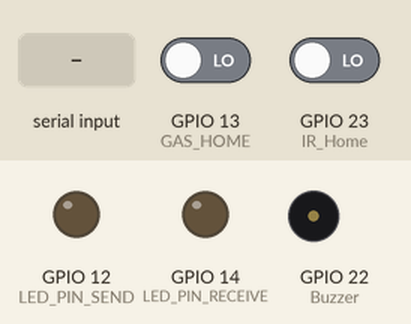
Bench run of a sketch on a simulated ESP32. Shown: output pins drawn as LEDs (lit = HIGH), buzzer (waves = sounding, pin HIGH). Dashed ring = blinking. Inputs (shaded band) come from the test bench; at power-on: GPIO 23 (IR_Home) LOW, GPIO 13 (GAS_HOME) LOW. WiFi joins after 1.5 s; servers stay silent unless stated; uploads are accepted with an empty reply; what the sketch prints to the serial monitor is not drawn.

Above: at 3.5 s.
3.6 s: GPIO 23 (IR_Home) driven HIGH
At 7.8 s:
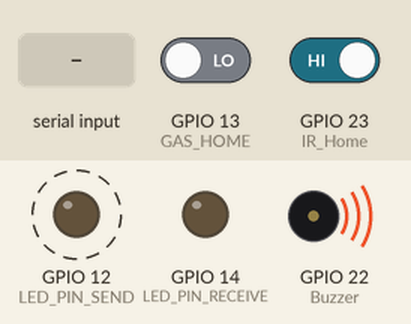
8.9 s: "1" received over the second serial link
At 12.2 s:
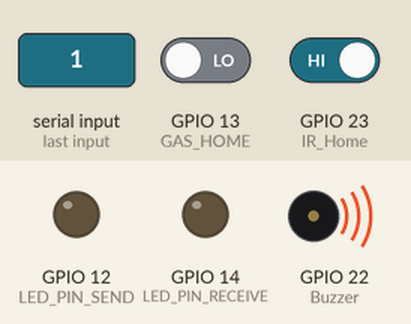
12.4 s: "Tik" received over the second serial link
16.5 s: GPIO 13 (GAS_HOME) driven HIGH
At 19.06 s:
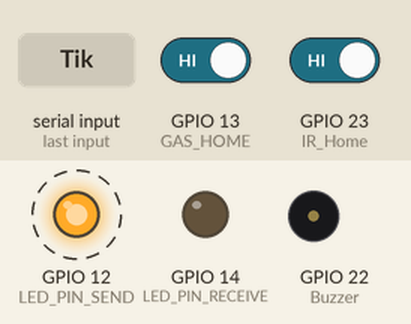
20.6 s: "0" received over the second serial link
At 21.65 s:
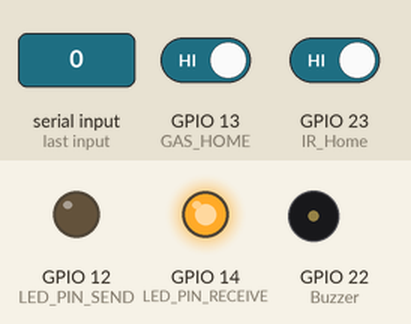
24.1 s: GPIO 13 (GAS_HOME) driven LOW
At 26.9 s:
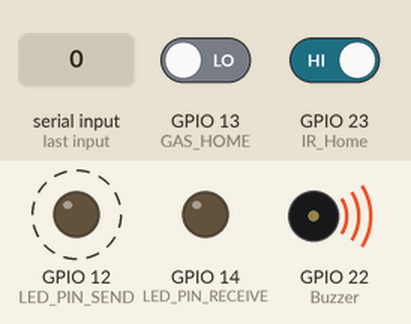
Timing chart, 0 to 30.4 s (numbered marks = the images above; inputs shaded):
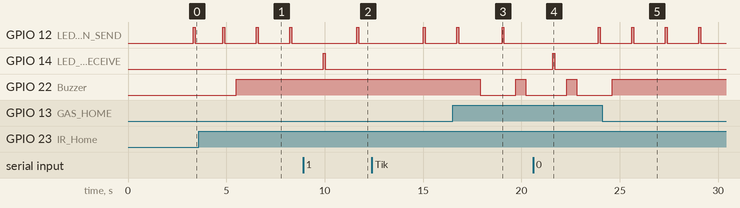

The sketch:

sketch_may25b.ino
```cpp
#include <Arduino.h>
#include <ArduinoJson.h>
#include <TridentTD_LineNotify.h>

#include <WiFi.h>
#include <HTTPClient.h>
#include <WiFiClient.h>
#include <BlynkSimpleEsp32.h>

const char* ssid = "TIKXD";
const char* password = "22222222";
char auth[] = "iO2uFFq1MVVNy4ynsHdGLLJAox-5qmpe";

#define LINE_TOKEN "BttRigMYBnvIr2O17k6CYtv6rhA4pPrAiDHqAfkGQDg"


#define LED_PIN_SEND 12
#define LED_PIN_RECEIVE 14

int humn = 0;
int temp = 0;
int value = 0;

String FaceID;

int Buzzer = 22;

int facestatus = 0;


int IR_Home = 23;
int IR_status = 0;

int GAS_HOME = 13;
int IR_GAS = 0;


unsigned long previousMillis = 0;
const long interval = 2000; // 5 วินาที

void setup() {
  Serial.begin(115200); // เริ่มการสื่อสารที่ baud rate 115200 สำหรับ Serial Monitor
  Serial2.begin(9600, SERIAL_8N1, 16, 17); // เริ่มการสื่อสารที่ baud rate 9600 สำหรับ Serial2 (TX = GPIO17, RX = GPIO16)

  pinMode(LED_PIN_SEND, OUTPUT);
  pinMode(LED_PIN_RECEIVE, OUTPUT);
  digitalWrite(LED_PIN_SEND, LOW);
  digitalWrite(LED_PIN_RECEIVE, LOW);


  pinMode(Buzzer, OUTPUT);
  digitalWrite(Buzzer, LOW);

  connectWiFi();

  Blynk.begin(auth, ssid, password, "blynk.cloud", 80);
  Serial.println("เชื่อมต่อ Blynk สำเร็จ");

   LINE.setToken(LINE_TOKEN);
}


void loop() {
  BoardToBoard();

  BLYNK_send();

  updateLEDStatus("temp", String(temp));
  updateLEDStatus("humn", String(humn));

  Blynk.run();

  if(IR_status == 1){
    Serial.println("IR Status is 1"); // Debugging
    facestatus = 1;
  }

  IR_status = digitalRead(IR_Home);

  IR_GAS = digitalRead(GAS_HOME);

  Serial.println("IR_status: ");
  Serial.println(IR_status);

  Serial.println("GAS_HOME: ");
  Serial.println(IR_GAS);

  unsigned long currentMillis = millis();
  if (facestatus == 1) {
    String FaceID = checkFaceID();
    Serial.println("FaceID" + FaceID);
    if (FaceID == "Tik") {
      Serial.println("yes.");
      digitalWrite(Buzzer, HIGH);
      delay(100);
      digitalWrite(Buzzer, LOW);
      delay(100);
      digitalWrite(Buzzer, HIGH);
      delay(100);
      digitalWrite(Buzzer, LOW);
      facestatus = 0;
      previousMillis = currentMillis; // รีเซ็ตเวลา
    } else {
      if (currentMillis - previousMillis >= interval) {
        Serial.println("พบผู้บุกรุก.");
        digitalWrite(Buzzer, HIGH);
        previousMillis = currentMillis; // รีเซ็ตเวลาเพื่อนับใหม่
      }
    }
  }

  if(IR_GAS == 1){
    LINE.notify("\n [อัตโนมัติ] \n พบการรั่วไหลของแก๊ส ");
    digitalWrite(Buzzer, HIGH);
    delay(500);
    digitalWrite(Buzzer, LOW);
    delay(100);
  }
}


void connectWiFi() {
  WiFi.begin(ssid, password);
  Serial.println("Connecting to WiFi...");

  while (WiFi.status() != WL_CONNECTED) {
    delay(1000);
    Serial.println("Connecting...");
  }

  Serial.println("Connected to WiFi");
}

String checkFaceID() {
  HTTPClient http;

  // สร้าง URL สำหรับร้องขอสถานะ LED โดยใช้ชื่อ
  String url = "http://172.20.10.2:5000/";
  http.begin(url);

  int httpResponseCode = http.GET();

  if (httpResponseCode > 0) {
    return http.getString(); // คืนค่าสถานะ LED ที่ได้รับจากเซิร์ฟเวอร์
  } else {
    Serial.print("Error occurred: ");
    Serial.println(httpResponseCode);
    return "Error";
  }

  http.end();
}
```

BLYNK_WRITE.ino
```cpp
BLYNK_WRITE(V2){

}

void BLYNK_send(){
  Blynk.virtualWrite(V5, humn);
  Blynk.virtualWrite(V6, temp);
}
```

BoardToBoard.ino
```cpp
void BoardToBoard(){
  // ส่งคำร้องขอข้อมูลไปยัง ESP8266
  StaticJsonDocument<200> requestDoc;
  requestDoc["request"] = "data";
  requestDoc["IR_status"] = facestatus;
  String requestData;
  serializeJson(requestDoc, requestData);

  Serial2.println(requestData);
  Serial.println("Sent: " + requestData);

  // รอการตอบกลับจาก ESP8266
  unsigned long startTime = millis();
  while (!Serial2.available()) {
    if (millis() - startTime > 1000) { // Timeout หลังจาก 2 วินาที
      Serial.println("No response from ESP8266");
      digitalWrite(LED_PIN_SEND, HIGH); // กระพริบ LED ที่ D12
      delay(100);
      digitalWrite(LED_PIN_SEND, LOW);
      return;
    }
  }

  // อ่านการตอบกลับจาก ESP8266
  String received = Serial2.readString();
  Serial.println("Received: " + received);

  StaticJsonDocument<200> responseDoc;
  DeserializationError error = deserializeJson(responseDoc, received);

  // ตรวจสอบความถูกต้องของ JSON
  if (error) {
    Serial.print("deserializeJson() failed: ");
    Serial.println(error.c_str());
    return;
  }

  humn = responseDoc["humn"];
  temp = responseDoc["temp"];
 // IR_status = responseDoc["IR_status"];
  value = responseDoc["value"];

  Serial.print("humn: ");
  Serial.println(humn);
  Serial.print("temp: ");
  Serial.println(temp);
  Serial.print("IR_status: ");
  Serial.println(IR_status);

  // ส่งข้อมูลยืนยันการรับกลับไปยัง ESP8266
  Serial2.println("ACK");
  Serial.println("Acknowledgment sent");

  digitalWrite(LED_PIN_RECEIVE, HIGH); // กระพริบ LED ที่ D14 เมื่อได้รับข้อมูลจาก ESP8266
  delay(100);
  digitalWrite(LED_PIN_RECEIVE, LOW);
}
```

faceID.ino
```cpp

```

website.ino
```cpp
void updateLEDStatus(String name, String status) {
  HTTPClient http;

  String serverAddress = "http://172.20.10.2/web/control.php"; // ใส่ที่อยู่ URL ของไฟล์ PHP ที่ใช้ในการอัปเดต LED
  String postData = "name=" + name + "&status=" + status;

  http.begin(serverAddress);
  http.addHeader("Content-Type", "application/x-www-form-urlencoded");

  int httpResponseCode = http.POST(postData);

  if (httpResponseCode > 0) {
    String response = http.getString();
   // Serial.println("Response: " + response);
  } else {
    Serial.print("Error occurred: ");
    Serial.println(httpResponseCode);
  }

  http.end();
}
```

Measured:
- after the input at 3.6 s, GPIO 22 (Buzzer): LOW → HIGH after 1.9 s
- after the input at 8.9 s, GPIO 14 (LED_PIN_RECEIVE): LOW → HIGH after 1.0 s, → LOW 0.10 s later
- after the input at 16.5 s, GPIO 12 (LED_PIN_SEND): LOW → HIGH after 2.5 s, → LOW 0.10 s later; GPIO 22 (Buzzer): HIGH → LOW after 1.4 s, → HIGH 1.8 s later, → LOW 0.50 s later
- after the input at 20.6 s, GPIO 14 (LED_PIN_RECEIVE): LOW → HIGH after 1.0 s, → LOW 0.10 s later
- after the input at 24.1 s, GPIO 12 (LED_PIN_SEND): alternates HIGH for 0.10 s and LOW for 1.6 s, starting after 1.5 s; GPIO 22 (Buzzer): goes on until 24.6 s, then stays HIGH
- by itself, GPIO 12 (LED_PIN_SEND): alternates HIGH for 0.10 s and LOW for 1.6 s
